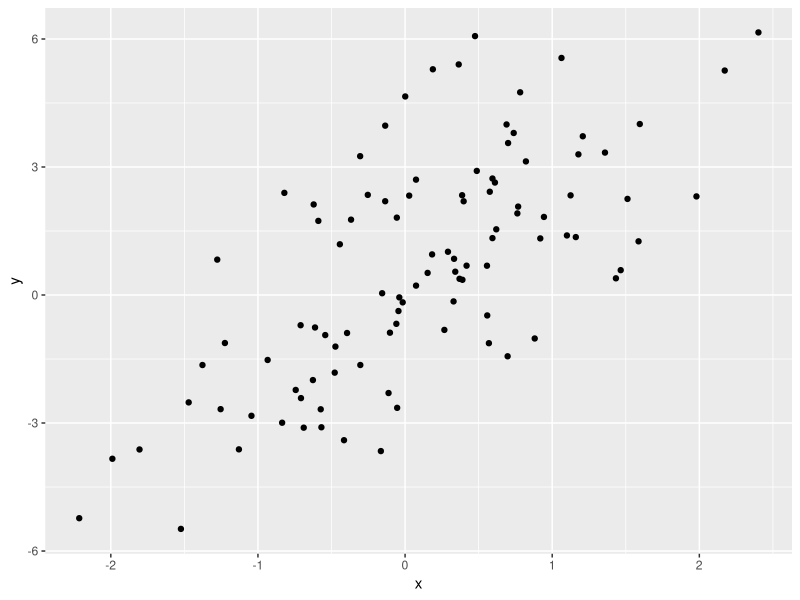
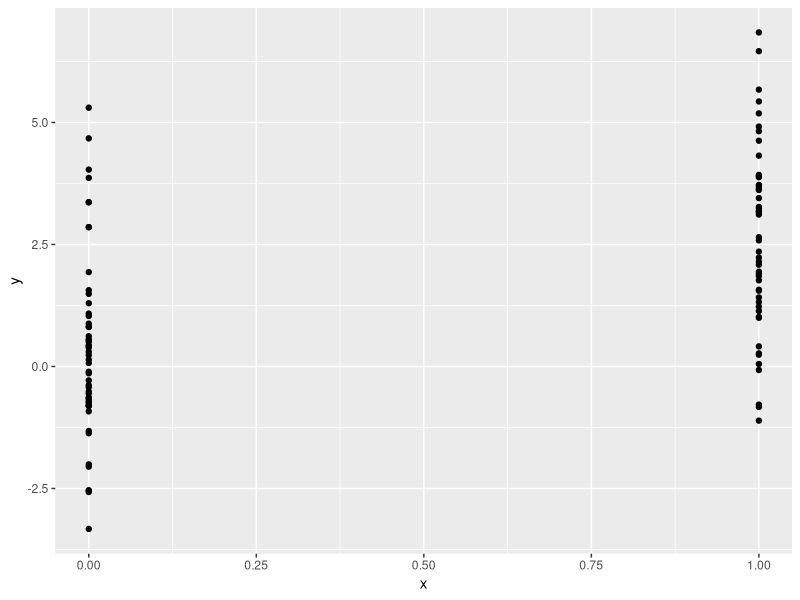
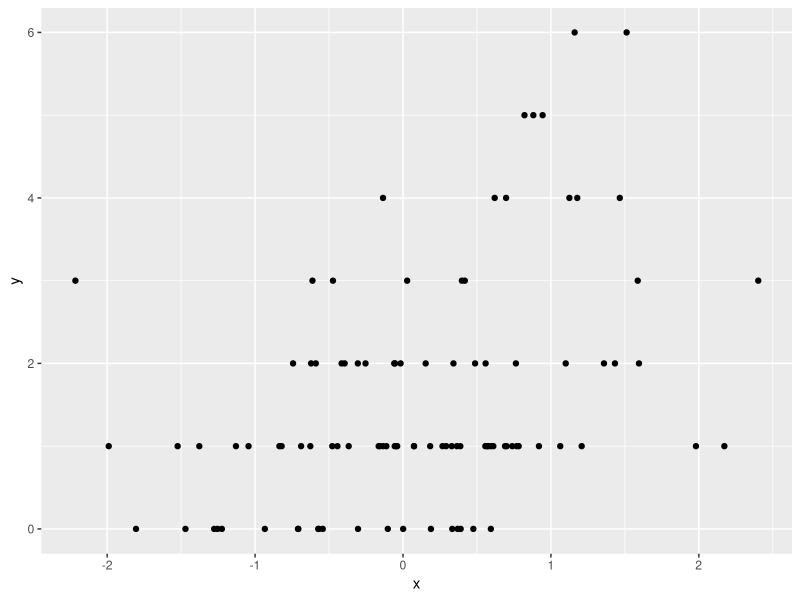

These figures' R source, in order: (Note: this script raises an error after producing the figures.)
## ---- chunk 1
library(tidyverse)
library(kableExtra)
library(knitr)
## ---- chunk 2
nested_lists <- list(
  a = list(
    b = list(
      matrix = matrix(rnorm(4), ncol = 2),
      numeric_vector = 1:10,
      character_vector = LETTERS,
      data_frame = tibble(data_a = 1:10, data_b = 11:20),
      list = list(1:10)
    )
  )
)

# On an object
str(nested_lists)

# On a function
str(matrix)

# On dataframes
str(airquality)
## ---- chunk 3
rnorm(4, 100, 10)

# Should be .5
pnorm(10, mean = 10)
## ---- chunk 4
rpois(10, 1)
rpois(10, 4)
## ---- chunk 5
set.seed(1)
x <- rnorm(100)
e <- rnorm(100, 0, 2)
y <- 0.5 + 2 * x + e

summary(y)

tibble(x = x, y = y) %>%
ggplot(aes(x, y)) +
  geom_point()
## ---- chunk 6
set.seed(1)
x <- rbinom(100, 1, 0.5)
e <- rnorm(100, 0, 2)
y <- 0.5 + 2 * x + e

summary(y)

tibble(x = x, y = y) %>%
ggplot(aes(x,y)) +
  geom_point()
## ---- chunk 7
set.seed(1)
x <- rnorm(100)
log_mu <- 0.5 + 0.3 * x
y <- rpois(100, exp(log_mu))

tibble(x = x, y = y) %>%
  ggplot(aes(x,y)) +
  geom_point()
## ---- chunk 8
set.seed(1)
sample(1:10, 4)
sample(1:10, 4)
sample(letters, 5)

# Permutation
sample(1:10)

# Sample with replacement
sample(1:10, 8, replace = T)
## ---- chunk 9
system.time(
  solve( matrix(rnorm(2048 * 2048), ncol = 2048) )
)
## ---- chunk 10
x <- c(1:2000)
y <- rnorm(2000)
Rprof(tmp <- tempfile())
invisible(
  solve( matrix(rnorm(2048 * 2048), ncol = 2048) )
)
Rprof()
summaryRprof(tmp) %>%
  use_series(by.self) %>%
  kable() %>%
  kable_styling()
